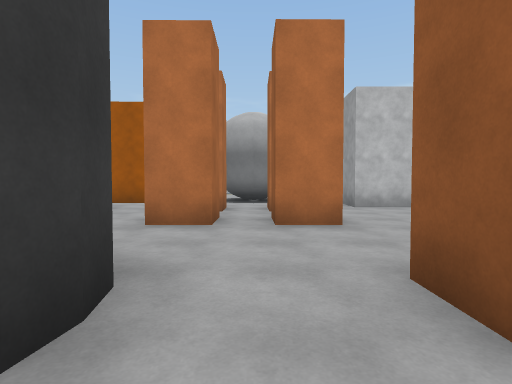
[1] (above)

24 first-person views from a walk through a scene from a Unity 3-D project. The camera is 1.3 m above the floor, tilts 2° down and sees 80° across. The floor is counted in squares, 2 m on a side. Each view is taken from the middle of a square. On the plan, view 1 faces up. The plan holds only what a view shows up to about 10 squares ahead; the rest is blank. The place goes on beyond the plan. The player is left out.

[2]
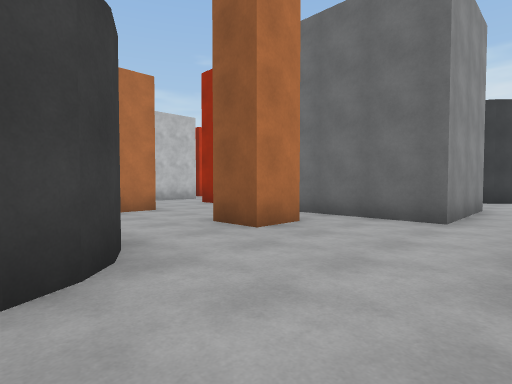

[3]
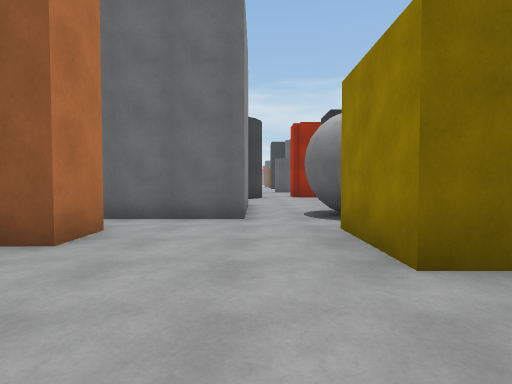

[4]
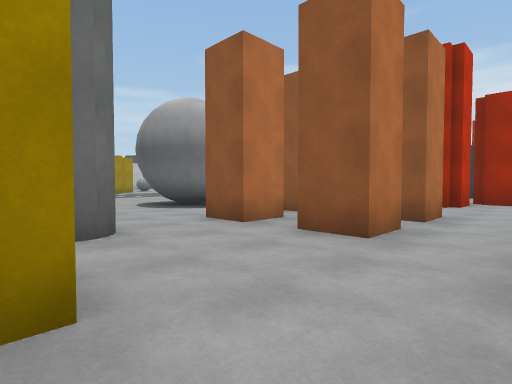

[5]
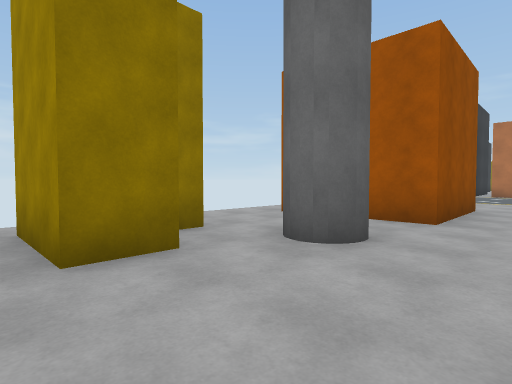

[6]
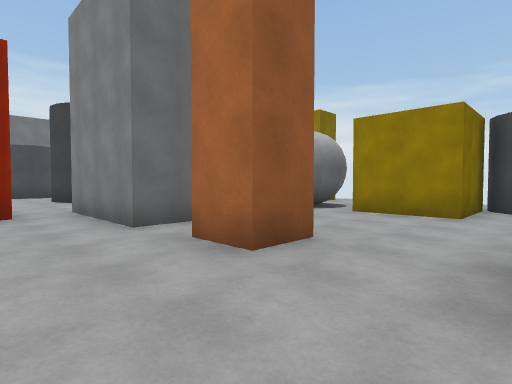

[7]
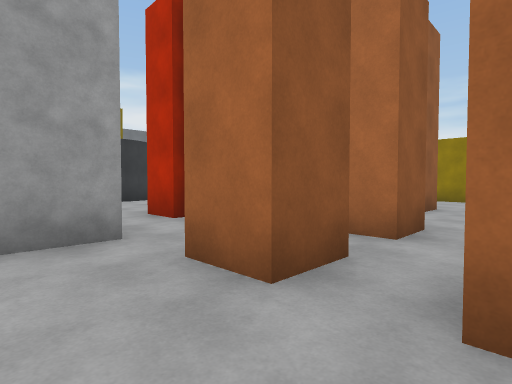

[8]
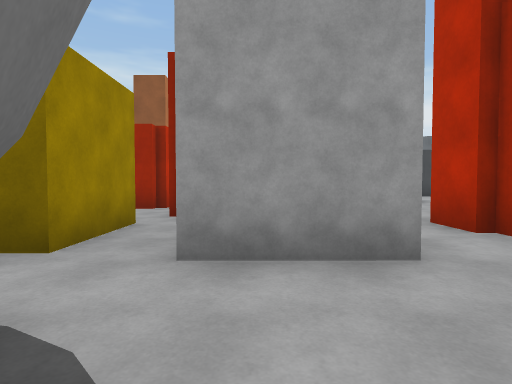

[9]
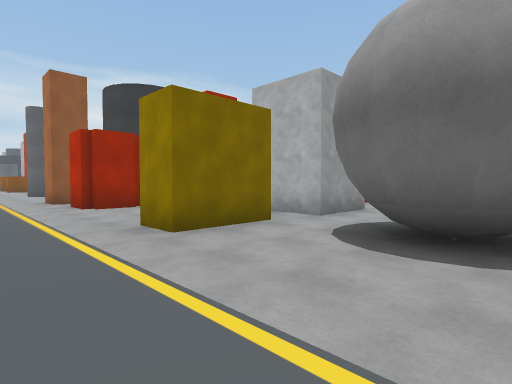

[10]
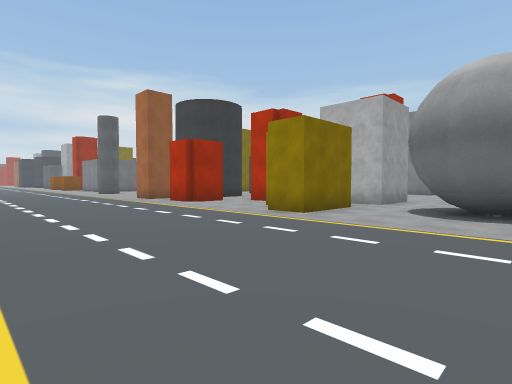

[11]
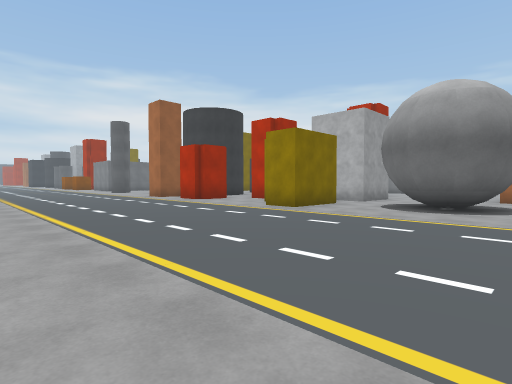

[12]
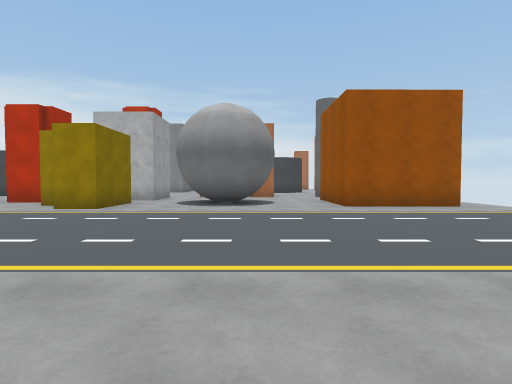

[13]
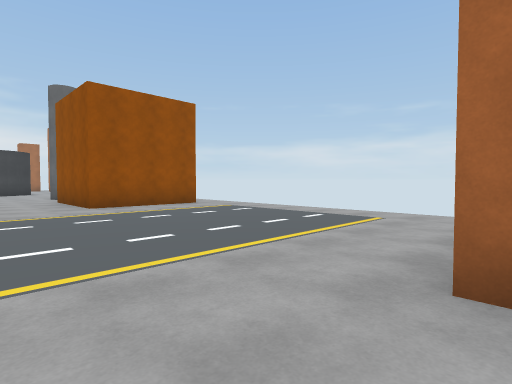

[14]
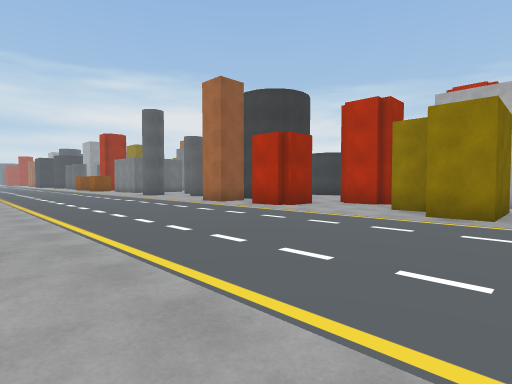

[15]
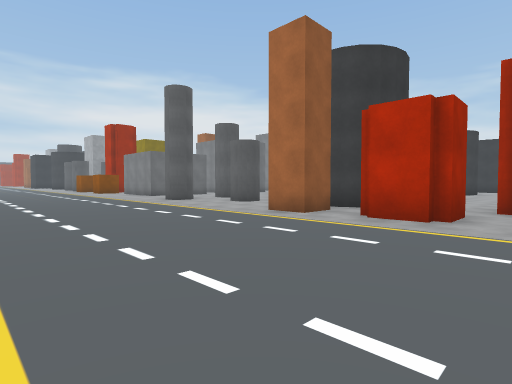

[16]
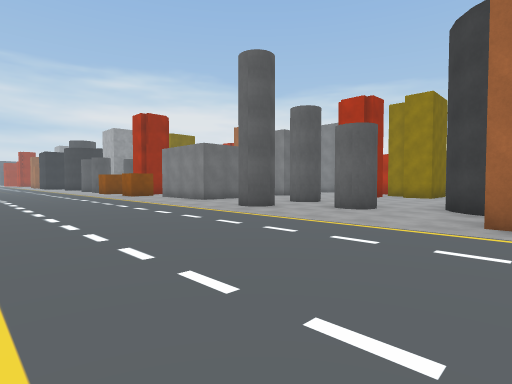

[17]
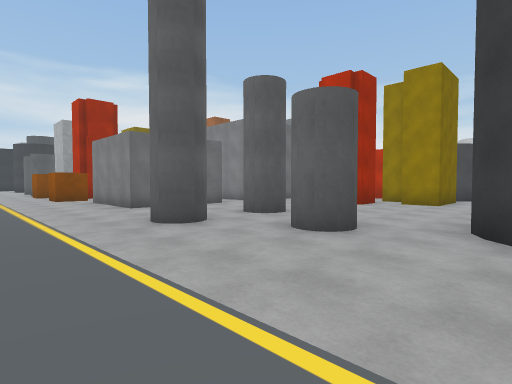

[18]
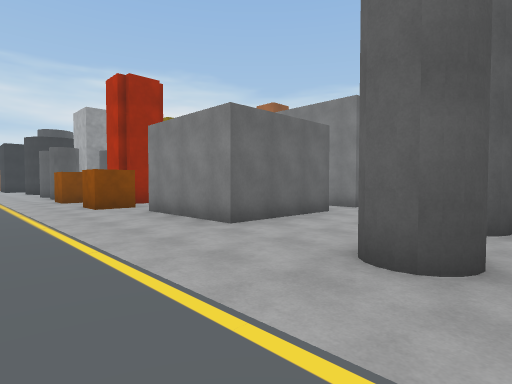

[19]
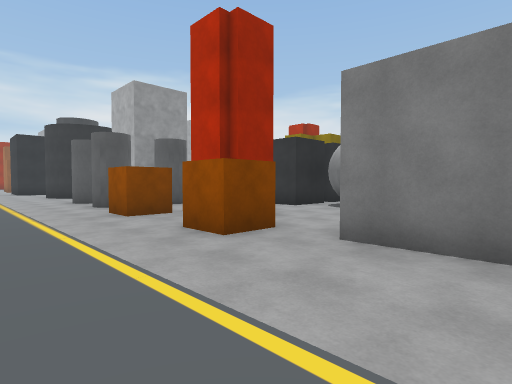

[20]
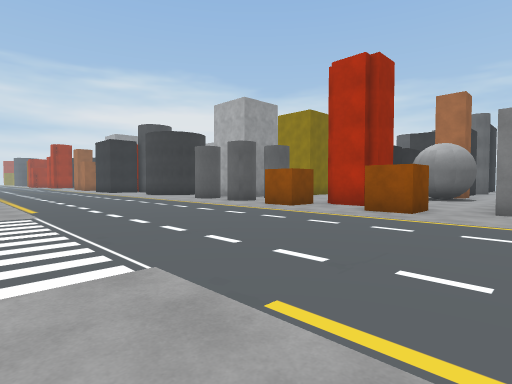

[21]
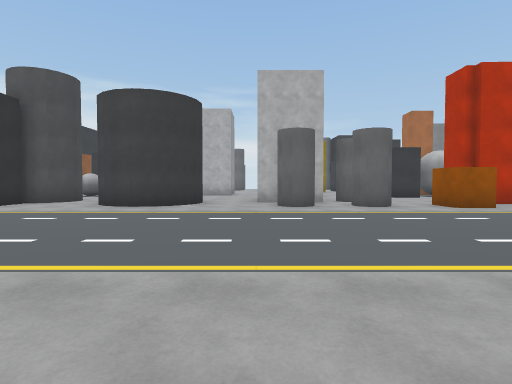

[22]
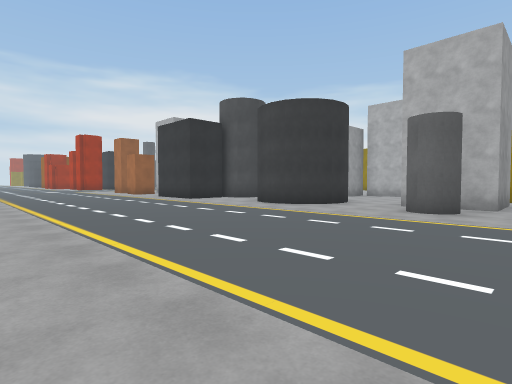

[23]
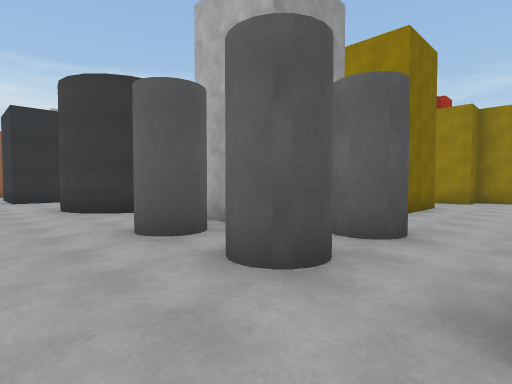

[24]
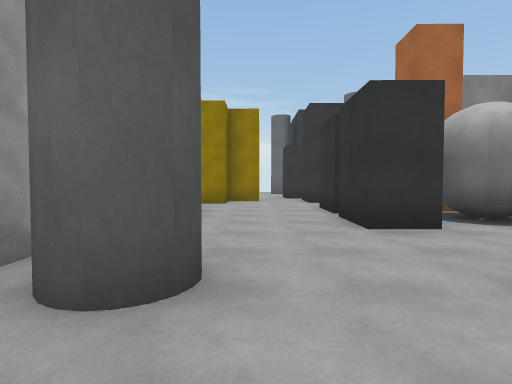

### Floor plan
Key: @ floor where view 1 was taken; # wall or solid block; x gap in a wall; . floor; C grey cylinder; B brown cube; O other object.
Columns run from 7 left of view 1 to 40 right of it. Each row starts with its distance up from view 1.
 20     #..                                .
 19 ...............             ......  ......
 18 .......................     ....................
 17 ................................................
 16 ................................................
 15 ...............................................
 14 ..............................................
 13 ..........O....................................
 12 .###......OO...O.#.....#......BB.BB.C.C...##..##
 11 .  #..###.OO... .##.CC....####..##.......## ..#
 10 .  #..###....#.   #....#..#   ..#...C###.#   ##
  9 .###......##  ..   ... ...#   .......#
  8 ..........##  ..   ...   ..   .......
  7 ...#..#.#.... ..   ....   ##  x#x#...#
  6  #.........##...    ...#         #...#
  5 .##...#.#..###..#   .#.          #...
  4 .............#  .   .#           ....
  3   ................               ...##
  2       #.##.###....               #.##
  1      ##.##.###   #
  0      #.@...###  ##
 -1      ............#
 -2      ...OO.#....
 -3        .O ## ...
 -4        #

Positions as (right, up) in squares from view 1, and headings:
1: (0, 0), facing up
2: (-2, -2), facing up-right
3: (-2, -1), facing right
4: (-5, 3), facing up-right
5: (-2, 4), facing up-left
6: (-1, 4), facing down-right
7: (-1, 9), facing down-right
8: (0, 9), facing right
9: (-1, 15), facing down-right
10: (-1, 18), facing down-right
11: (-2, 19), facing down-right
12: (-1, 20), facing down
13: (-1, 20), facing down-left
14: (2, 19), facing down-right
15: (6, 18), facing down-right
16: (10, 18), facing down-right
17: (11, 15), facing down-right
18: (15, 15), facing down-right
19: (20, 15), facing down-right
20: (21, 19), facing down-right
21: (32, 20), facing down
22: (29, 19), facing down-right
23: (27, 14), facing down-right
24: (28, 12), facing down
